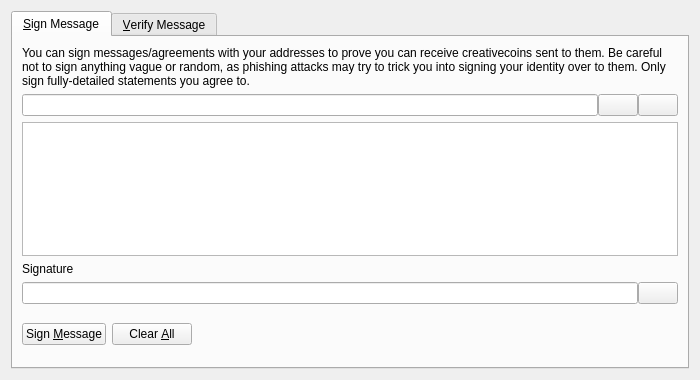
<?xml version="1.0" encoding="UTF-8"?>
<ui version="4.0">
 <class>SignVerifyMessageDialog</class>
 <widget class="QDialog" name="SignVerifyMessageDialog">
  <property name="geometry">
   <rect>
    <x>0</x>
    <y>0</y>
    <width>700</width>
    <height>380</height>
   </rect>
  </property>
  <property name="windowTitle">
   <string>Signatures - Sign / Verify a Message</string>
  </property>
  <property name="modal">
   <bool>true</bool>
  </property>
  <layout class="QVBoxLayout" name="verticalLayout">
   <item>
    <widget class="QTabWidget" name="tabWidget">
     <property name="currentIndex">
      <number>0</number>
     </property>
     <widget class="QWidget" name="tabSignMessage">
      <attribute name="title">
       <string>&amp;Sign Message</string>
      </attribute>
      <layout class="QVBoxLayout" name="verticalLayout_SM">
       <item>
        <widget class="QLabel" name="infoLabel_SM">
         <property name="text">
          <string>You can sign messages/agreements with your addresses to prove you can receive creativecoins sent to them. Be careful not to sign anything vague or random, as phishing attacks may try to trick you into signing your identity over to them. Only sign fully-detailed statements you agree to.</string>
         </property>
         <property name="textFormat">
          <enum>Qt::PlainText</enum>
         </property>
         <property name="wordWrap">
          <bool>true</bool>
         </property>
        </widget>
       </item>
       <item>
        <layout class="QHBoxLayout" name="horizontalLayout_1_SM">
         <property name="spacing">
          <number>0</number>
         </property>
         <item>
          <widget class="QValidatedLineEdit" name="addressIn_SM">
           <property name="toolTip">
            <string>The RECtivecoin address to sign the message with</string>
           </property>
          </widget>
         </item>
         <item>
          <widget class="QPushButton" name="addressBookButton_SM">
           <property name="toolTip">
            <string>Choose previously used address</string>
           </property>
           <property name="text">
            <string/>
           </property>
           <property name="icon">
            <iconset resource="../bitcoin.qrc">
             <normaloff>:/icons/address-book</normaloff>:/icons/address-book</iconset>
           </property>
           <property name="shortcut">
            <string>Alt+A</string>
           </property>
           <property name="autoDefault">
            <bool>false</bool>
           </property>
          </widget>
         </item>
         <item>
          <widget class="QPushButton" name="pasteButton_SM">
           <property name="toolTip">
            <string>Paste address from clipboard</string>
           </property>
           <property name="text">
            <string/>
           </property>
           <property name="icon">
            <iconset resource="../bitcoin.qrc">
             <normaloff>:/icons/editpaste</normaloff>:/icons/editpaste</iconset>
           </property>
           <property name="shortcut">
            <string>Alt+P</string>
           </property>
           <property name="autoDefault">
            <bool>false</bool>
           </property>
          </widget>
         </item>
        </layout>
       </item>
       <item>
        <widget class="QPlainTextEdit" name="messageIn_SM">
         <property name="toolTip">
          <string>Enter the message you want to sign here</string>
         </property>
        </widget>
       </item>
       <item>
        <widget class="QLabel" name="signatureLabel_SM">
         <property name="text">
          <string>Signature</string>
         </property>
         <property name="textFormat">
          <enum>Qt::PlainText</enum>
         </property>
        </widget>
       </item>
       <item>
        <layout class="QHBoxLayout" name="horizontalLayout_2_SM">
         <property name="spacing">
          <number>0</number>
         </property>
         <item>
          <widget class="QLineEdit" name="signatureOut_SM">
           <property name="font">
            <font>
             <italic>true</italic>
            </font>
           </property>
           <property name="readOnly">
            <bool>true</bool>
           </property>
          </widget>
         </item>
         <item>
          <widget class="QPushButton" name="copySignatureButton_SM">
           <property name="toolTip">
            <string>Copy the current signature to the system clipboard</string>
           </property>
           <property name="text">
            <string/>
           </property>
           <property name="icon">
            <iconset resource="../bitcoin.qrc">
             <normaloff>:/icons/editcopy</normaloff>:/icons/editcopy</iconset>
           </property>
           <property name="autoDefault">
            <bool>false</bool>
           </property>
          </widget>
         </item>
        </layout>
       </item>
       <item>
        <layout class="QHBoxLayout" name="horizontalLayout_3_SM">
         <item>
          <widget class="QPushButton" name="signMessageButton_SM">
           <property name="toolTip">
            <string>Sign the message to prove you own this RECtivecoin address</string>
           </property>
           <property name="text">
            <string>Sign &amp;Message</string>
           </property>
           <property name="icon">
            <iconset resource="../bitcoin.qrc">
             <normaloff>:/icons/edit</normaloff>:/icons/edit</iconset>
           </property>
           <property name="autoDefault">
            <bool>false</bool>
           </property>
          </widget>
         </item>
         <item>
          <widget class="QPushButton" name="clearButton_SM">
           <property name="toolTip">
            <string>Reset all sign message fields</string>
           </property>
           <property name="text">
            <string>Clear &amp;All</string>
           </property>
           <property name="icon">
            <iconset resource="../bitcoin.qrc">
             <normaloff>:/icons/remove</normaloff>:/icons/remove</iconset>
           </property>
           <property name="autoDefault">
            <bool>false</bool>
           </property>
          </widget>
         </item>
         <item>
          <spacer name="horizontalSpacer_1_SM">
           <property name="orientation">
            <enum>Qt::Horizontal</enum>
           </property>
           <property name="sizeHint" stdset="0">
            <size>
             <width>40</width>
             <height>48</height>
            </size>
           </property>
          </spacer>
         </item>
         <item>
          <widget class="QLabel" name="statusLabel_SM">
           <property name="font">
            <font>
             <weight>75</weight>
             <bold>true</bold>
            </font>
           </property>
           <property name="text">
            <string/>
           </property>
           <property name="wordWrap">
            <bool>true</bool>
           </property>
          </widget>
         </item>
         <item>
          <spacer name="horizontalSpacer_2_SM">
           <property name="orientation">
            <enum>Qt::Horizontal</enum>
           </property>
           <property name="sizeHint" stdset="0">
            <size>
             <width>40</width>
             <height>48</height>
            </size>
           </property>
          </spacer>
         </item>
        </layout>
       </item>
      </layout>
     </widget>
     <widget class="QWidget" name="tabVerifyMessage">
      <attribute name="title">
       <string>&amp;Verify Message</string>
      </attribute>
      <layout class="QVBoxLayout" name="verticalLayout_VM">
       <item>
        <widget class="QLabel" name="infoLabel_VM">
         <property name="text">
          <string>Enter the receiver's address, message (ensure you copy line breaks, spaces, tabs, etc. exactly) and signature below to verify the message. Be careful not to read more into the signature than what is in the signed message itself, to avoid being tricked by a man-in-the-middle attack. Note that this only proves the signing party receives with the address, it cannot prove sendership of any transaction!</string>
         </property>
         <property name="textFormat">
          <enum>Qt::PlainText</enum>
         </property>
         <property name="alignment">
          <set>Qt::AlignLeading|Qt::AlignLeft|Qt::AlignTop</set>
         </property>
         <property name="wordWrap">
          <bool>true</bool>
         </property>
        </widget>
       </item>
       <item>
        <layout class="QHBoxLayout" name="horizontalLayout_1_VM">
         <property name="spacing">
          <number>0</number>
         </property>
         <item>
          <widget class="QValidatedLineEdit" name="addressIn_VM">
           <property name="toolTip">
            <string>The RECtivecoin address the message was signed with</string>
           </property>
          </widget>
         </item>
         <item>
          <widget class="QPushButton" name="addressBookButton_VM">
           <property name="toolTip">
            <string>Choose previously used address</string>
           </property>
           <property name="text">
            <string/>
           </property>
           <property name="icon">
            <iconset resource="../bitcoin.qrc">
             <normaloff>:/icons/address-book</normaloff>:/icons/address-book</iconset>
           </property>
           <property name="shortcut">
            <string>Alt+A</string>
           </property>
           <property name="autoDefault">
            <bool>false</bool>
           </property>
          </widget>
         </item>
        </layout>
       </item>
       <item>
        <widget class="QPlainTextEdit" name="messageIn_VM"/>
       </item>
       <item>
        <widget class="QValidatedLineEdit" name="signatureIn_VM"/>
       </item>
       <item>
        <layout class="QHBoxLayout" name="horizontalLayout_2_VM">
         <item>
          <widget class="QPushButton" name="verifyMessageButton_VM">
           <property name="toolTip">
            <string>Verify the message to ensure it was signed with the specified RECtivecoin address</string>
           </property>
           <property name="text">
            <string>Verify &amp;Message</string>
           </property>
           <property name="icon">
            <iconset resource="../bitcoin.qrc">
             <normaloff>:/icons/transaction_0</normaloff>:/icons/transaction_0</iconset>
           </property>
           <property name="autoDefault">
            <bool>false</bool>
           </property>
          </widget>
         </item>
         <item>
          <widget class="QPushButton" name="clearButton_VM">
           <property name="toolTip">
            <string>Reset all verify message fields</string>
           </property>
           <property name="text">
            <string>Clear &amp;All</string>
           </property>
           <property name="icon">
            <iconset resource="../bitcoin.qrc">
             <normaloff>:/icons/remove</normaloff>:/icons/remove</iconset>
           </property>
           <property name="autoDefault">
            <bool>false</bool>
           </property>
          </widget>
         </item>
         <item>
          <spacer name="horizontalSpacer_1_VM">
           <property name="orientation">
            <enum>Qt::Horizontal</enum>
           </property>
           <property name="sizeHint" stdset="0">
            <size>
             <width>40</width>
             <height>48</height>
            </size>
           </property>
          </spacer>
         </item>
         <item>
          <widget class="QLabel" name="statusLabel_VM">
           <property name="font">
            <font>
             <weight>75</weight>
             <bold>true</bold>
            </font>
           </property>
           <property name="text">
            <string/>
           </property>
           <property name="wordWrap">
            <bool>true</bool>
           </property>
          </widget>
         </item>
         <item>
          <spacer name="horizontalSpacer_2_VM">
           <property name="orientation">
            <enum>Qt::Horizontal</enum>
           </property>
           <property name="sizeHint" stdset="0">
            <size>
             <width>40</width>
             <height>48</height>
            </size>
           </property>
          </spacer>
         </item>
        </layout>
       </item>
      </layout>
     </widget>
    </widget>
   </item>
  </layout>
 </widget>
 <customwidgets>
  <customwidget>
   <class>QValidatedLineEdit</class>
   <extends>QLineEdit</extends>
   <header>qvalidatedlineedit.h</header>
  </customwidget>
 </customwidgets>
 <resources>
  <include location="../bitcoin.qrc"/>
 </resources>
 <connections/>
</ui>
